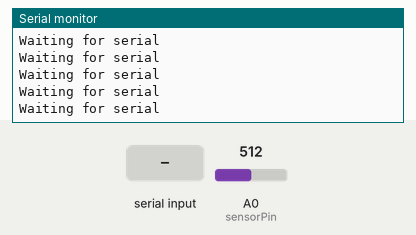
Simulated run of this sketch. Board: Arduino Uno, built with avr-gcc and run on an emulated ATmega328P. Parts: the last lines printed to the serial monitor. The inputs (shaded band) are chosen by the test bench; at power-on: A0 (sensorPin) = 512.

Above: at 1.2 s.
1.3 s: "1" received over the second serial link
At 3.1 s:
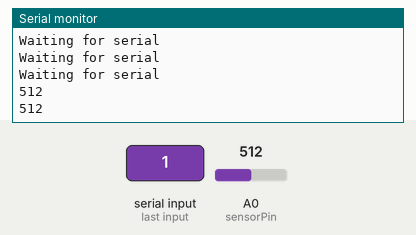
3.8 s: A0 (sensorPin) set to 716
At 5.1 s:
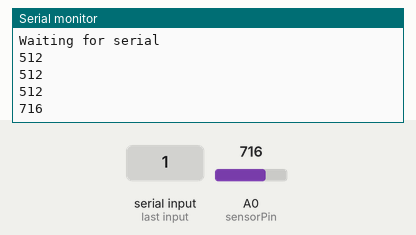
5.3 s: A0 (sensorPin) set to 900
At 6.1 s:
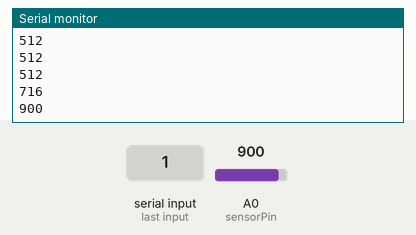
Timing chart, 0 to 8.3 s (numbered marks = the images above; inputs shaded):
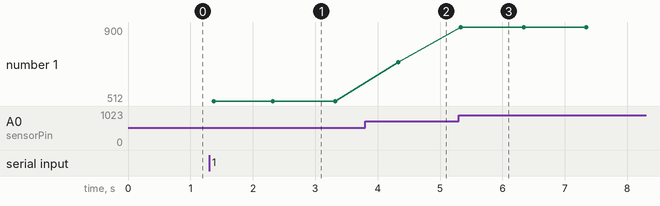

The sketch:

arduino_code.ino
```cpp
#include <SoftwareSerial.h>
SoftwareSerial BTserial(10, 11); // RX | TX
int sensorPin = A0;
int sensorValue = 0;
int fuckUpLED=12;
int allIsWellLED=2;
int waitingLED=3;

void setup() {
  BTserial.begin(9600);
  Serial.begin(9600);
  }

void loop() {
  digitalWrite(waitingLED,HIGH);
  //necesssary to wait else, the arduino will keep on taking in values and put it in the
  //output buffer. From where they will flood into the android
  //on connection
  while(BTserial.available() == 0){
    Serial.println("Waiting for serial");
      }
  digitalWrite(waitingLED,LOW);
//  int btSerialStuff =BTserial.read();
//  Serial.print(btSerialStuff);
//    if(btSerialStuff==210){
//      digitalWrite(allIsWellLED,HIGH);
//    }
//    else{
//      digitalWrite(fuckUpLED,HIGH);
//      while(true){}
//    }
  sensorValue = analogRead(sensorPin);
  BTserial.println(sensorValue);
  Serial.println(sensorValue);
  delay(1000);
}
```

Measured:
- after the input at 1.3 s, the serial monitor: prints a new line after 0.07 s (image 1)
- after the input at 3.8 s, the serial monitor: prints a new line after 0.53 s (image 2)
- after the input at 5.3 s, the serial monitor: prints a new line at once (image 3)
- plotted number 1: 512 → 716 after the input at 3.8 s, 716 → 900 after the input at 5.3 s
